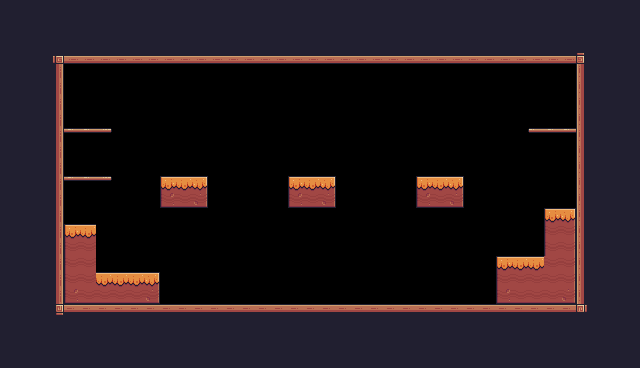

A 2D game scene composited from a Tiled map and its tileset images. What follows is a short description and the map's XML, with every tile layer's data as written:
An orthogonal 40x23 tile map with 16x16 px tiles, 1 tile layer (Background) and 27 objects (7x Fruit, 3x Platform, 2x Saw, 2x Chicken, Player, ...).

<map version="1.10" tiledversion="1.11.2" orientation="orthogonal" renderorder="right-down" width="40" height="23" tilewidth="16" tileheight="16" infinite="0" nextlayerid="4" nextobjectid="57">
 <tileset firstgid="1" source="Pixel Adventure.tsx" />
 <layer id="1" name="Background" width="40" height="23">
  <data encoding="csv">
24,24,24,24,24,24,24,24,24,24,24,24,24,24,24,24,24,24,24,24,24,24,24,24,24,24,24,24,24,24,24,24,24,24,24,24,24,24,24,24,
24,24,24,24,24,24,24,24,24,24,24,24,24,24,24,24,24,24,24,24,24,24,24,24,24,24,24,24,24,24,24,24,24,24,24,24,24,24,24,24,
24,24,24,24,24,24,24,24,24,24,24,24,24,24,24,24,112,112,112,112,24,24,24,24,24,24,24,24,24,24,112,112,24,24,24,24,24,24,24,24,
24,24,24,92,134,134,134,134,134,134,134,134,134,134,134,134,134,134,134,134,134,134,134,134,134,134,134,134,134,134,134,134,134,134,134,134,93,24,24,24,
24,24,24,113,0,0,0,0,0,0,0,0,0,0,0,0,0,0,0,0,0,0,0,0,0,0,0,0,0,0,0,0,0,0,0,0,111,24,24,24,
24,24,24,113,0,0,0,0,0,0,0,0,0,0,0,0,0,0,0,0,0,0,0,0,0,0,0,0,0,0,0,0,0,0,0,0,111,24,24,24,
24,24,24,113,0,0,0,0,0,0,0,0,0,0,0,0,0,0,0,0,0,0,0,0,0,0,0,0,0,0,0,0,0,0,0,0,111,24,24,24,
24,24,24,113,0,0,0,0,0,0,0,0,0,0,0,0,0,0,0,0,0,0,0,0,0,0,0,0,0,0,0,0,0,0,0,0,111,24,24,24,
24,24,24,113,41,41,42,0,0,0,0,0,0,0,0,0,0,0,0,0,0,0,0,0,0,0,0,0,0,0,0,0,0,40,41,41,111,24,24,24,
24,24,24,113,0,0,0,0,0,0,0,0,0,0,0,0,0,0,0,0,0,0,0,0,0,0,0,0,0,0,0,0,0,0,0,0,111,112,24,24,
24,24,24,113,0,0,0,0,0,0,0,0,0,0,0,0,0,0,0,0,0,0,0,0,0,0,0,0,0,0,0,0,0,0,0,0,111,112,24,24,
24,24,24,113,41,41,42,0,0,0,95,96,97,0,0,0,0,0,95,96,97,0,0,0,0,0,95,96,97,0,0,0,0,0,0,0,111,112,24,24,
24,24,24,113,0,0,0,0,0,0,139,140,141,0,0,0,0,0,139,140,141,0,0,0,0,0,139,140,141,0,0,0,0,0,0,0,111,112,24,24,
24,24,24,113,0,0,0,0,0,0,0,0,0,0,0,0,0,0,0,0,0,0,0,0,0,0,0,0,0,0,0,0,0,0,95,97,111,24,24,24,
24,24,24,113,95,96,0,0,0,0,0,0,0,0,0,0,0,0,0,0,0,0,0,0,0,0,0,0,0,0,0,0,0,0,117,119,111,24,24,24,
24,24,24,113,117,118,0,0,0,0,0,0,0,0,0,0,0,0,0,0,0,0,0,0,0,0,0,0,0,0,0,0,0,0,117,119,111,24,24,24,
24,24,24,113,117,118,0,0,0,0,0,0,0,0,0,0,0,0,0,0,0,0,0,0,0,0,0,0,0,0,0,95,96,96,118,119,111,24,24,24,
24,24,24,113,117,118,96,96,96,97,0,0,0,0,0,0,0,0,0,0,0,0,0,0,0,0,0,0,0,0,0,117,118,118,118,119,111,24,24,24,
24,24,24,113,139,140,140,140,140,141,0,0,0,0,0,0,0,0,0,0,0,0,0,0,0,0,0,0,0,0,0,139,140,140,140,141,111,24,24,24,
24,24,24,114,90,90,90,90,90,90,90,90,90,90,90,90,90,90,90,90,90,90,90,90,90,90,90,90,90,90,90,90,90,90,90,90,115,24,24,24,
24,24,24,24,24,24,24,24,24,24,24,24,24,24,24,24,24,24,24,24,24,24,24,24,24,24,24,24,24,24,24,24,24,24,24,24,24,24,24,24,
24,24,24,24,24,24,24,24,24,24,24,24,24,24,24,24,24,24,24,24,24,24,24,24,24,24,24,24,24,24,24,24,24,24,24,24,24,24,24,24,
24,24,24,24,24,24,24,24,24,24,24,24,24,24,24,24,24,24,24,24,24,24,24,24,24,24,24,24,24,24,24,24,24,24,24,24,24,24,24,24
</data>
 </layer>
 <objectgroup id="2" name="Spawnpoints">
  <object id="4" name="Player" type="Player" x="96" y="240" width="31.9376" height="31.9376" />
  <object id="44" name="Apple" type="Fruit" x="80" y="144" width="32" height="32" />
  <object id="46" type="Checkpoint" x="528" y="144" width="48" height="64" />
  <object id="47" name="Orange" type="Fruit" x="80" y="96" width="32" height="32" />
  <object id="48" name="Apple" type="Fruit" x="168" y="144" width="32" height="32" />
  <object id="49" name="Orange" type="Fruit" x="297" y="144" width="32" height="32" />
  <object id="50" name="Apple" type="Fruit" x="424" y="144" width="32" height="32" />
  <object id="51" name="Orange" type="Fruit" x="512" y="96" width="32" height="32" />
  <object id="52" name="Apple" type="Fruit" x="545" y="96" width="32" height="32" />
  <object id="53" type="Saw" x="240" y="288" width="32" height="32">
   <properties>
    <property name="isVertical" type="bool" value="false" />
    <property name="offNeg" type="float" value="5" />
    <property name="offPos" type="float" value="5" />
   </properties>
  </object>
  <object id="54" type="Saw" x="384" y="288" width="32" height="32">
   <properties>
    <property name="isVertical" type="bool" value="false" />
    <property name="offNeg" type="float" value="5" />
    <property name="offPos" type="float" value="5" />
   </properties>
  </object>
  <object id="55" name="Chicken" type="Chicken" x="432" y="272" width="32" height="32">
   <properties>
    <property name="offNeg" type="float" value="18" />
    <property name="offPos" type="float" value="3" />
   </properties>
  </object>
  <object id="56" name="Chicken" type="Chicken" x="288" y="272" width="32" height="32">
   <properties>
    <property name="offNeg" type="float" value="9" />
    <property name="offPos" type="float" value="12" />
   </properties>
  </object>
 </objectgroup>
 <objectgroup id="3" name="Collisions">
  <object id="7" x="64" y="48" width="528" height="16" />
  <object id="8" x="64" y="304" width="512" height="16" />
  <object id="9" x="48" y="48" width="16" height="272" />
  <object id="10" x="576" y="64" width="16" height="256" />
  <object id="32" x="64" y="224" width="32" height="80" />
  <object id="33" x="96" y="272" width="64" height="32" />
  <object id="35" x="160" y="176" width="48" height="32" />
  <object id="36" x="288" y="176" width="48" height="32" />
  <object id="38" type="Platform" x="64" y="176" width="48" height="16" />
  <object id="39" type="Platform" x="64" y="128" width="48" height="16" />
  <object id="40" type="Platform" x="528" y="128" width="48" height="16" />
  <object id="41" x="416" y="176" width="48" height="32" />
  <object id="42" x="544" y="208" width="32" height="96" />
  <object id="43" x="496" y="256" width="48" height="48" />
 </objectgroup>
</map>
